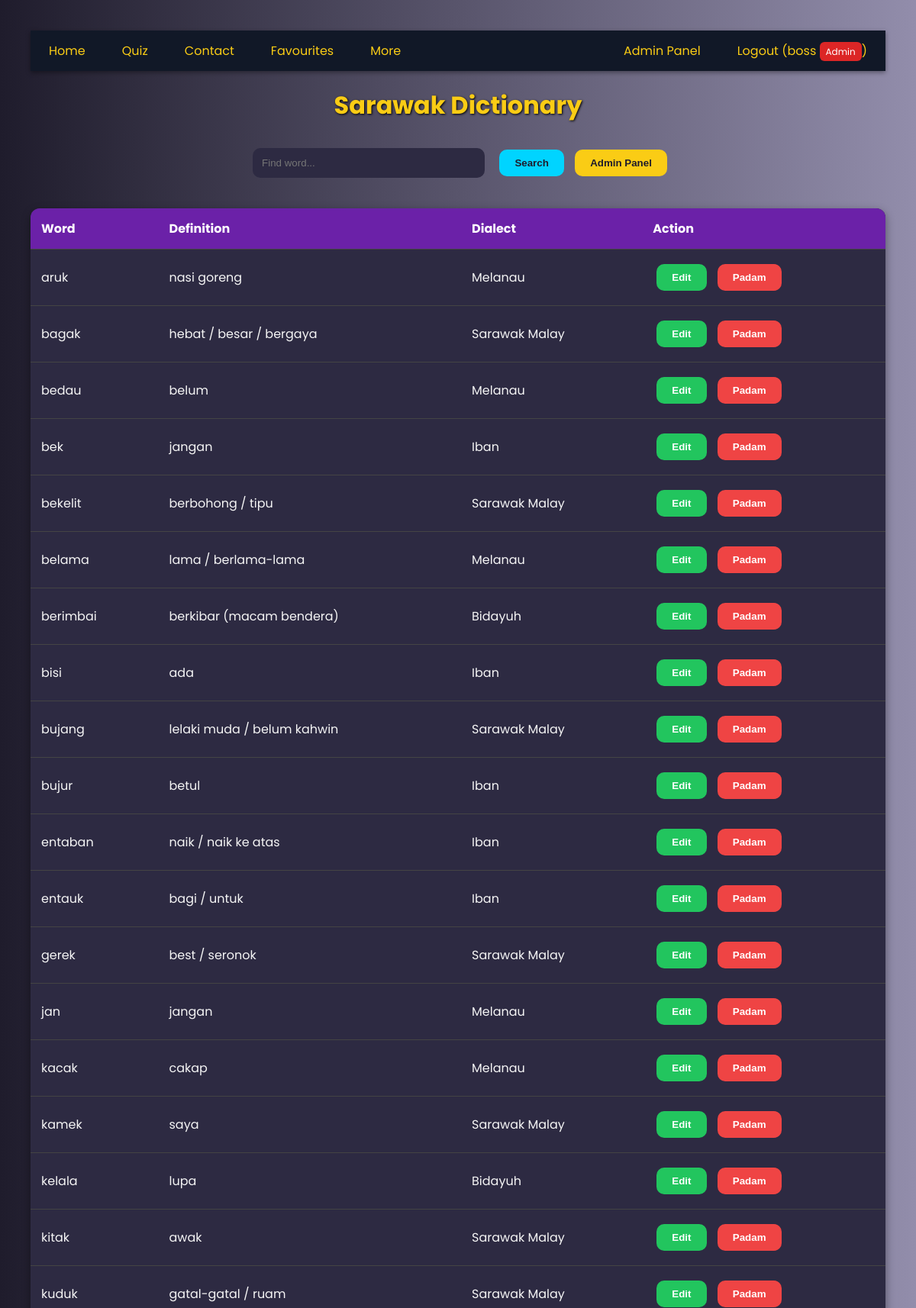
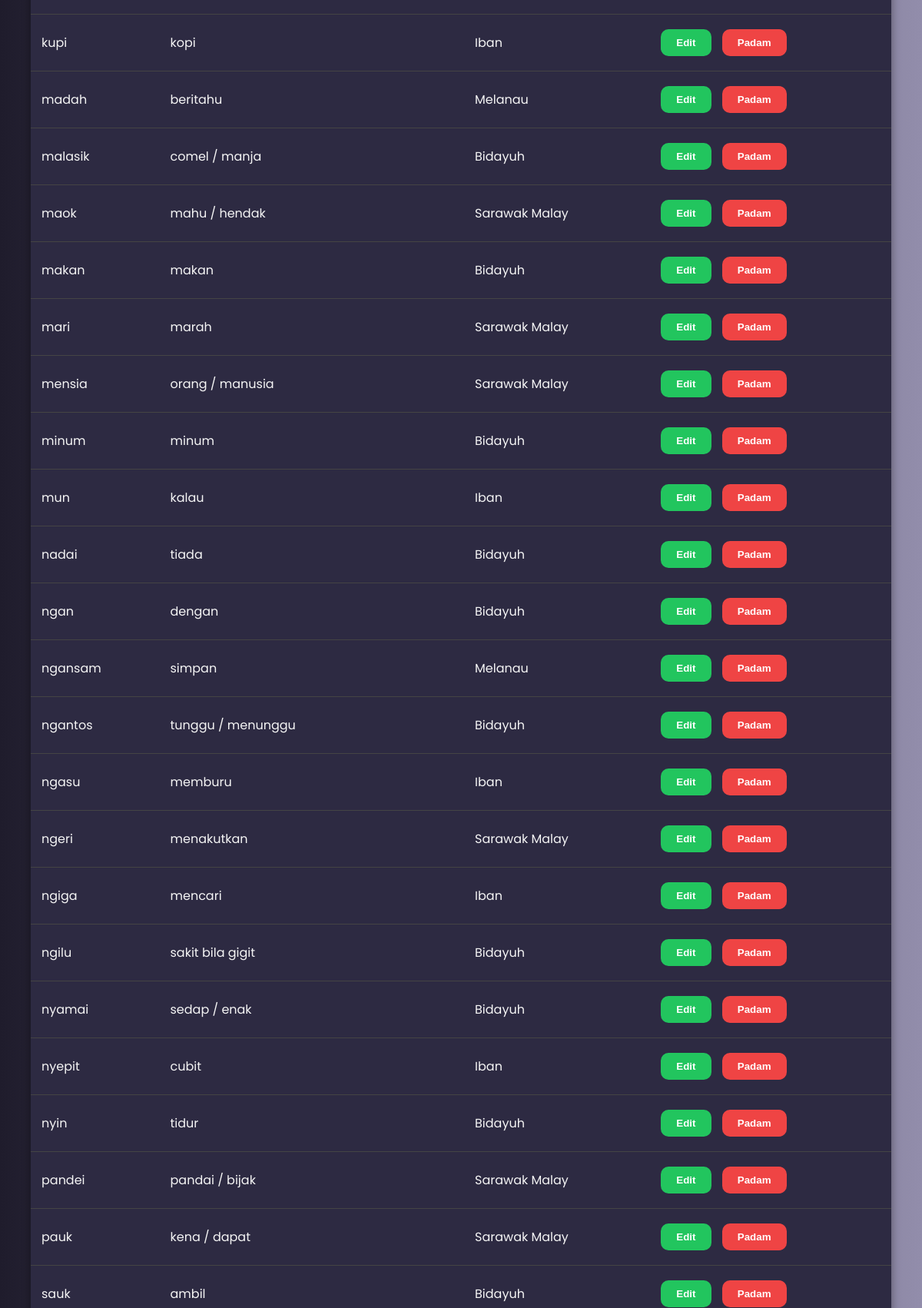
The page / (signed in, upper part) on the database its author committed (2 pictures, top to bottom).
### tables this page shows
CREATE TABLE words (
    id INTEGER PRIMARY KEY AUTOINCREMENT,
    word TEXT NOT NULL UNIQUE,
    definition TEXT NOT NULL,
    dialect TEXT NOT NULL,
    approved INTEGER NOT NULL
);

### app.py (the view)
@app.route('/', methods=['GET'])
def index():
    if not session.get('logged_in'):
        return redirect(url_for('login'))
    query = request.args.get('query', '')
    conn = sqlite3.connect('sarawak_dictionary.db')
    cursor = conn.cursor()
    if query:
        cursor.execute("SELECT id, word, definition, dialect FROM words WHERE word LIKE ? AND approved = 1", (f"%{query}%",))
    else:
        cursor.execute("SELECT id, word, definition, dialect FROM words WHERE approved = 1")
    rows = cursor.fetchall()
    conn.close()
    is_admin_user = is_admin()
    return render_template("home.html", rows=rows, is_admin=is_admin_user)

### app.py (called while the page is built)
def is_admin():
    if not session.get('logged_in'):
        return False
    username = session.get('username')
    conn = sqlite3.connect('sarawak_dictionary.db')
    cursor = conn.cursor()
    cursor.execute("PRAGMA table_info(users)")
    columns = [column[1] for column in cursor.fetchall()]
    if 'admin' not in columns:
        cursor.execute("ALTER TABLE users ADD COLUMN admin INTEGER DEFAULT 0")
        conn.commit()
    cursor.execute("SELECT admin FROM users WHERE username = ?", (username,))
    result = cursor.fetchone()
    conn.close()
    return bool(result and result[0] == 1)

### templates/home.html (shortened to what this page needs)
<!DOCTYPE html>
<html lang="en">
<head>
</head>
<body>
    <ul class="nav">
        <li><a class="active" href="/">Home</a></li>
        <li><a href="#quiz">Quiz</a></li>
        <li><a href="#contact">Contact</a></li>
        <li><a href="#favourites">Favourites</a></li>
        <li><a href="#more">More</a></li>
        {% if session.get('logged_in') %}
        <li class="right">
            <a href="/logout">Logout ({{ session.get('username') }}{% if is_admin %} <span class="admin-badge">Admin</span>{% endif %})</a>
        </li>
        {% if is_admin %}
        <li class="right">
            <a href="/admin">Admin Panel</a>
        </li>
        {% endif %}
        {% endif %}
    </ul>
    <h1>Sarawak Dictionary</h1>
    <form method="GET" action="/" style="text-align:center;">
        <input type="text" name="query" placeholder="Find word..." value="{{ request.args.get('query', '') }}">
        <button type="submit">Search</button>
        {% if is_admin %}
        <a href="/admin"><button type="button" class="admin-btn">Admin Panel</button></a>
        {% endif %}
    </form>
    {% if rows %}
    <table>
        <tr><th>Word</th><th>Definition</th><th>Dialect</th><th>Action</th></tr>
        {% for row in rows %}
        <tr>
            <td>{{ row[1] }}</td>
            <td>{{ row[2] }}</td>
            <td>{{ row[3] }}</td>
            <td>
                <a href="{{ url_for('edit', word_id=row[0]) }}"><button class="edit-btn">Edit</button></a>
                {% if is_admin %}
                <form method="POST" action="/delete" class="delete-form" style="display:inline;">
                    <button type="submit" class="delete-btn">Padam</button>
                </form>
                {% endif %}
            </td>
        </tr>
        {% endfor %}
    </table>
    {% else %}
    <p style="text-align:center;">Words not found :(</p>
    {% endif %}
</body>
</html>

### templates/home.html (style rules this page uses)
body { font-family: 'Poppins', sans-serif; background: linear-gradient(to right, #1f1c2c, #928dab); color: #f5f5f5; margin: 0; padding: 40px; }
h1, h2 { color: #facc15; text-align: center; text-shadow: 1px 1px 3px #000; }
input[type=text] { padding: 12px; width: 280px; border-radius: 10px; border: none; margin: 10px; background-color: #2d2a42; color: #f5f5f5; }
button, .delete-btn, .edit-btn { padding: 10px 20px; border: none; border-radius: 10px; cursor: pointer; margin: 5px; font-weight: 600; transition: background 0.3s ease; }
button { background: #00d4ff; color: #1f1c2c; }
.edit-btn { background: #22c55e; color: #fff; }
.delete-btn { background: #ef4444; color: #fff; }
.admin-btn { background: #facc15; color: #1f1c2c; font-weight: bold; }
.admin-badge { background: #dc2626; padding: 4px 8px; border-radius: 6px; font-size: 12px; color: white; }
table { width: 100%; border-collapse: collapse; margin-top: 30px; background-color: #2d2a42; border-radius: 12px; overflow: hidden; box-shadow: 0 4px 12px rgba(0,0,0,0.4); }
th, td { padding: 14px; text-align: left; border-bottom: 1px solid #444; }
th { background-color: #6b21a8; color: #fff; }
ul.nav { list-style: none; padding: 0; margin: 0; overflow: hidden; background: #111827; box-shadow: 0 2px 6px rgba(0,0,0,0.4); }
ul.nav li { float: left; }
ul.nav li.right { float: right; }
ul.nav li a { display: block; color: #facc15; padding: 14px 24px; text-decoration: none; transition: background 0.3s ease; }

### rows shown on the page
words: word "aruk", definition "nasi goreng", dialect "Melanau"
words: word "bagak", definition "hebat / besar / bergaya", dialect "Sarawak Malay"
words: word "bedau", definition "belum", dialect "Melanau"
words: word "bek", definition "jangan", dialect "Iban"
words: word "bekelit", definition "berbohong / tipu", dialect "Sarawak Malay"
words: word "belama", definition "lama / berlama-lama", dialect "Melanau"
words: word "berimbai", definition "berkibar (macam bendera)", dialect "Bidayuh"
words: word "bisi", definition "ada", dialect "Iban"
words: word "bujang", definition "lelaki muda / belum kahwin", dialect "Sarawak Malay"
words: word "bujur", definition "betul", dialect "Iban"
words: word "entaban", definition "naik / naik ke atas", dialect "Iban"
words: word "entauk", definition "bagi / untuk", dialect "Iban"
words: word "gerek", definition "best / seronok", dialect "Sarawak Malay"
words: word "jan", definition "jangan", dialect "Melanau"
words: word "kacak", definition "cakap", dialect "Melanau"
words: word "kamek", definition "saya", dialect "Sarawak Malay"
words: word "kelala", definition "lupa", dialect "Bidayuh"
words: word "kitak", definition "awak", dialect "Sarawak Malay"
words: word "kuduk", definition "gatal-gatal / ruam", dialect "Sarawak Malay"
words: word "kupi", definition "kopi", dialect "Iban"
words: word "madah", definition "beritahu", dialect "Melanau"
words: word "malasik", definition "comel / manja", dialect "Bidayuh"
words: word "maok", definition "mahu / hendak", dialect "Sarawak Malay"
words: word "makan", definition "makan", dialect "Bidayuh"
words: word "mari", definition "marah", dialect "Sarawak Malay"
words: word "mensia", definition "orang / manusia", dialect "Sarawak Malay"
words: word "minum", definition "minum", dialect "Bidayuh"
words: word "mun", definition "kalau", dialect "Iban"
words: word "nadai", definition "tiada", dialect "Bidayuh"
words: word "ngan", definition "dengan", dialect "Bidayuh"
words: word "ngansam", definition "simpan", dialect "Melanau"
words: word "ngantos", definition "tunggu / menunggu", dialect "Bidayuh"
words: word "ngasu", definition "memburu", dialect "Iban"
words: word "ngeri", definition "menakutkan", dialect "Sarawak Malay"
words: word "ngiga", definition "mencari", dialect "Iban"
words: word "ngilu", definition "sakit bila gigit", dialect "Bidayuh"
words: word "nyamai", definition "sedap / enak", dialect "Bidayuh"
words: word "nyepit", definition "cubit", dialect "Iban"
words: word "nyin", definition "tidur", dialect "Bidayuh"
words: word "pandei", definition "pandai / bijak", dialect "Sarawak Malay"
words: word "pauk", definition "kena / dapat", dialect "Sarawak Malay"
words: word "sauk", definition "ambil", dialect "Bidayuh"

### other values the page prints
{{ session.get('username') }} "boss"
